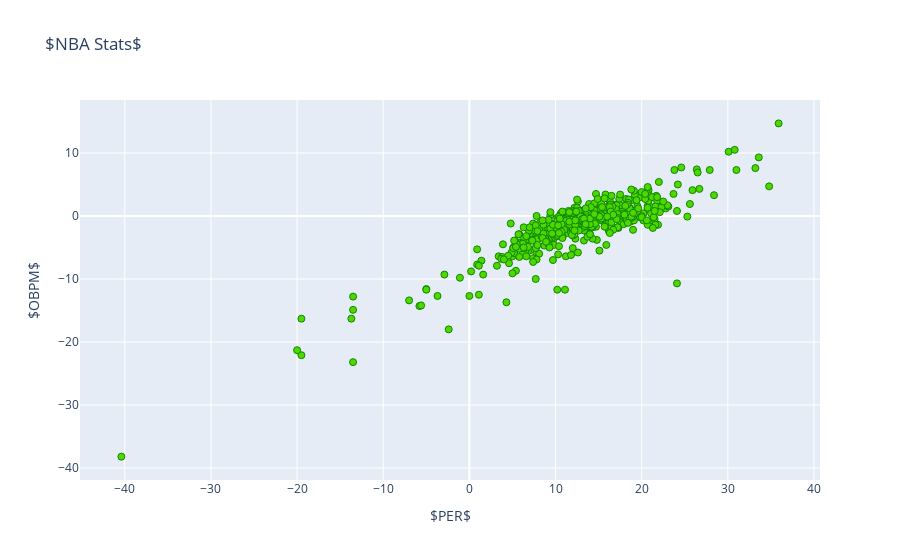

The notebook cell this image was saved under:
### Markdown cell above
###### Datasets estadísticas avanzadas
- Player -- Jugador
- Pos -- Position
- Age -- Age of Player at the start of February 1st of that season.
- Tm -- Team
- G -- Games
- MP -- Minutes Played
- PER -- Player Efficiency Rating. Una medida de producción por minuto estandarizada de modo que el promedio de la liga sea 15.
- TS% -- True Shooting Percentage. Porcentaje de tiro real. Una medida de eficiencia de tiro que tiene en cuenta los tiros de 2 puntos, los tiros de 3 puntos y los tiros libres.
- 3PAr -- 3-Point Attempt Rate. Porcentaje de intentos de FG desde el rango de 3 puntos.
- FTr -- Free Throw Attempt Rate. Número de intentos de FT por intento de FG.
- ORB% -- Offensive Rebound Percentage. Porcentaje de rebote ofensivo. Una estimación del porcentaje de rebotes ofensivos disponibles que un jugador agarró mientras estaba jugando.
- DRB% -- Defensive Rebound Percentage. Porcentaje de rebote defensivo. Una estimación del porcentaje de rebotes defensivos disponibles que un jugador agarró mientras estaba jugando.
- TRB% -- Total Rebound Percentage. Porcentaje de rebote total. Una estimación del porcentaje de rebotes disponibles que un jugador agarró mientras estaba jugando.
- AST% -- Assist Percentage. Porcentaje de asistencia. Una estimación del porcentaje de canastas de compañeros de equipo a los que ayudó un jugador mientras estaba jugando.
- STL% -- Steal Percentage. Porcentaje de robo. Una estimación del porcentaje de posesiones del oponente que termina con un robo por parte del jugador mientras estaba jugando.
- BLK% -- Block Percentage. Porcentaje de bloqueo. Una estimación del porcentaje de intentos de tiros de campo de dos puntos del oponente bloqueados por el jugador mientras estaba jugando.
- TOV% -- Turnover Percentage. Porcentaje de pérdidas. Una estimación de pérdidas de balón cometidas por cada 100 jugadas.
- USG% -- Usage Percentage. Porcentaje de uso. Una estimación del porcentaje de jugadas de equipo utilizadas por un jugador mientras estaba jugando.
- OWS -- Offensive Win Shares. Acciones ofensivas de victoria. Una estimación del número de victorias aportadas por un jugador debido a su ataque.
- DWS -- Defensive Win Shares. Acciones de victoria defensivas. Una estimación del número de victorias aportadas por un jugador debido a su defensa.
- WS -- Win Shares. Una estimación del número de victorias aportadas por un jugador.
- WS/48 -- Win Shares Per 48 Minutes. Una estimación del número de victorias aportadas por un jugador por 48 minutos (el promedio de la liga es aproximadamente .100)
- OBPM -- Offensive Box Plus/Minus. Una estimación de puntuación mas/menos de los puntos ofensivos por 100 posesiones que un jugador contribuyó por encima de un jugador promedio de la liga, traducido a un equipo promedio.
- DBPM -- Defensive Box Plus/Minus. Una estimación de puntuación mas/menos de los puntos defensivos por 100 posesiones que un jugador contribuyó por encima de un jugador promedio de la liga, traducido a un equipo promedio.
- BPM -- Box Plus/Minus. Una estimación de puntuación mas/menos de los puntos por 100 posesiones que un jugador contribuyó por encima de un jugador promedio de la liga, traducido a un equipo promedio.
- VORP -- Value over Replacement Player. Valor sobre el jugador de reemplazo. Una estimación de puntuación mas/menos de los puntos por 100 posesiones de EQUIPO que un jugador contribuyó por encima de un jugador de nivel de reemplazo (-2.0), traducido a un equipo promedio y prorrateado a una temporada de 82 juegos. Multiplique por 2.70 para convertir a victorias sobre reemplazo.
- Year -- Año/temporada al que hacen referencia las estadísticas.

### Code cell
# scatter plot entre variables PER y OBPM
data = [go.Scatter(x = df_nba_advanced.PER, y = df_nba_advanced.OBPM, mode = 'markers',
                     marker = dict(size = 7, color = '#4ED700', symbol = 'circle',
                              line = dict(width = 1,color = '#0E8700')))]

layout = go.Layout(title = '$NBA Stats$', xaxis = dict(title = '$PER$'), yaxis = dict(title = '$OBPM$'))

fig = go.Figure(data=data, layout=layout)

iplot(fig)

### Figure 1 — Plotly figure (JSON) as saved in the notebook; plotly's stock layout.template omitted (floating-point values rounded to 4 significant figures; data arrays with more than 128 entries replaced by an {"elided": "..."} marker saying what was removed)
{"data": [{"marker": {"color": "#4ED700", "line": {"color": "#0E8700", "width": 1}, "size": 7, "symbol": "circle"}, "mode": "markers", "type": "scatter", "x": {"elided": "491 float values"}, "y": {"elided": "491 float values"}}], "layout": {"title": {"text": "$NBA Stats$"}, "xaxis": {"title": {"text": "$PER$"}}, "yaxis": {"title": {"text": "$OBPM$"}}}}
